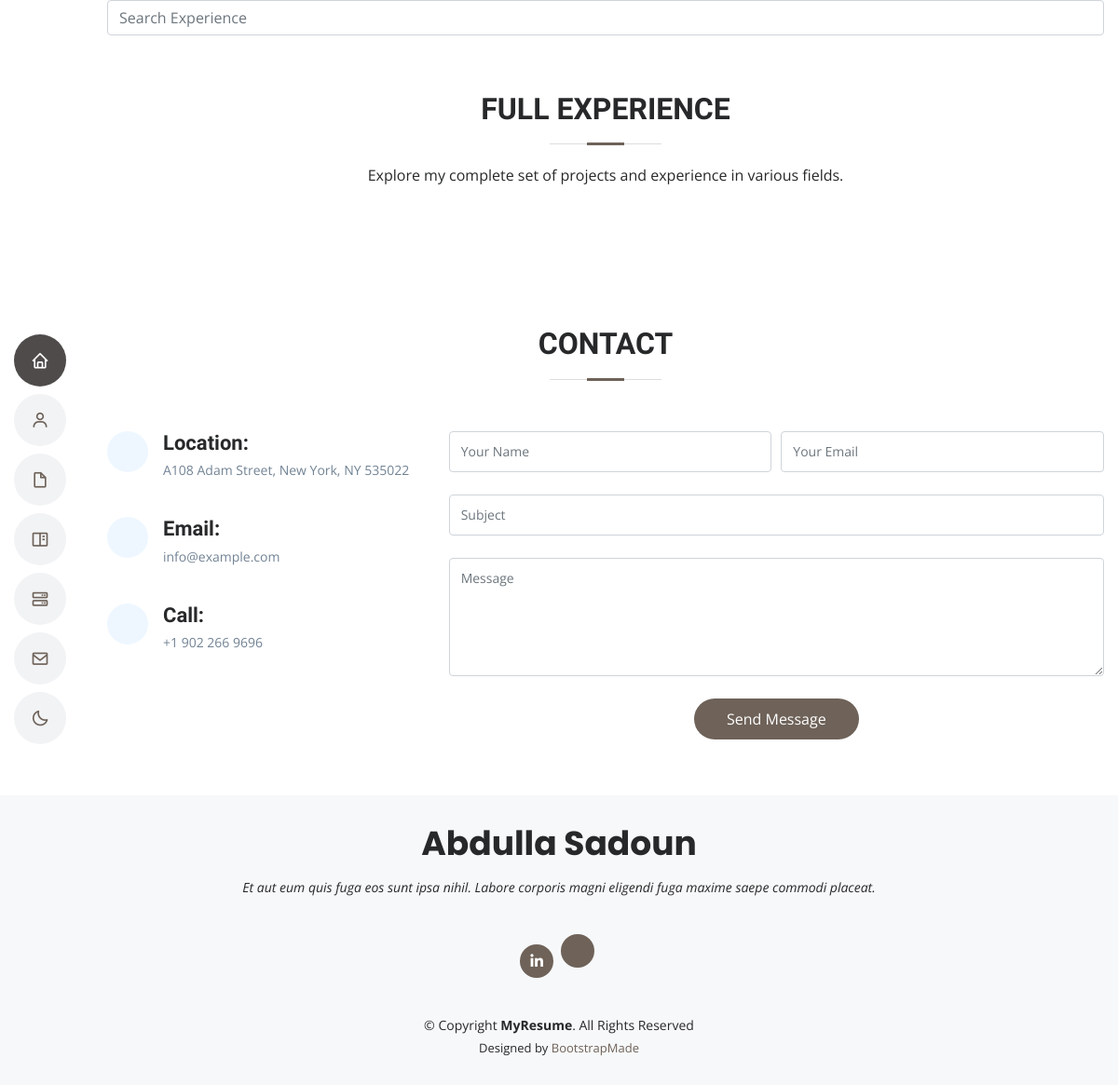
Before: /experience/ with the older database file.
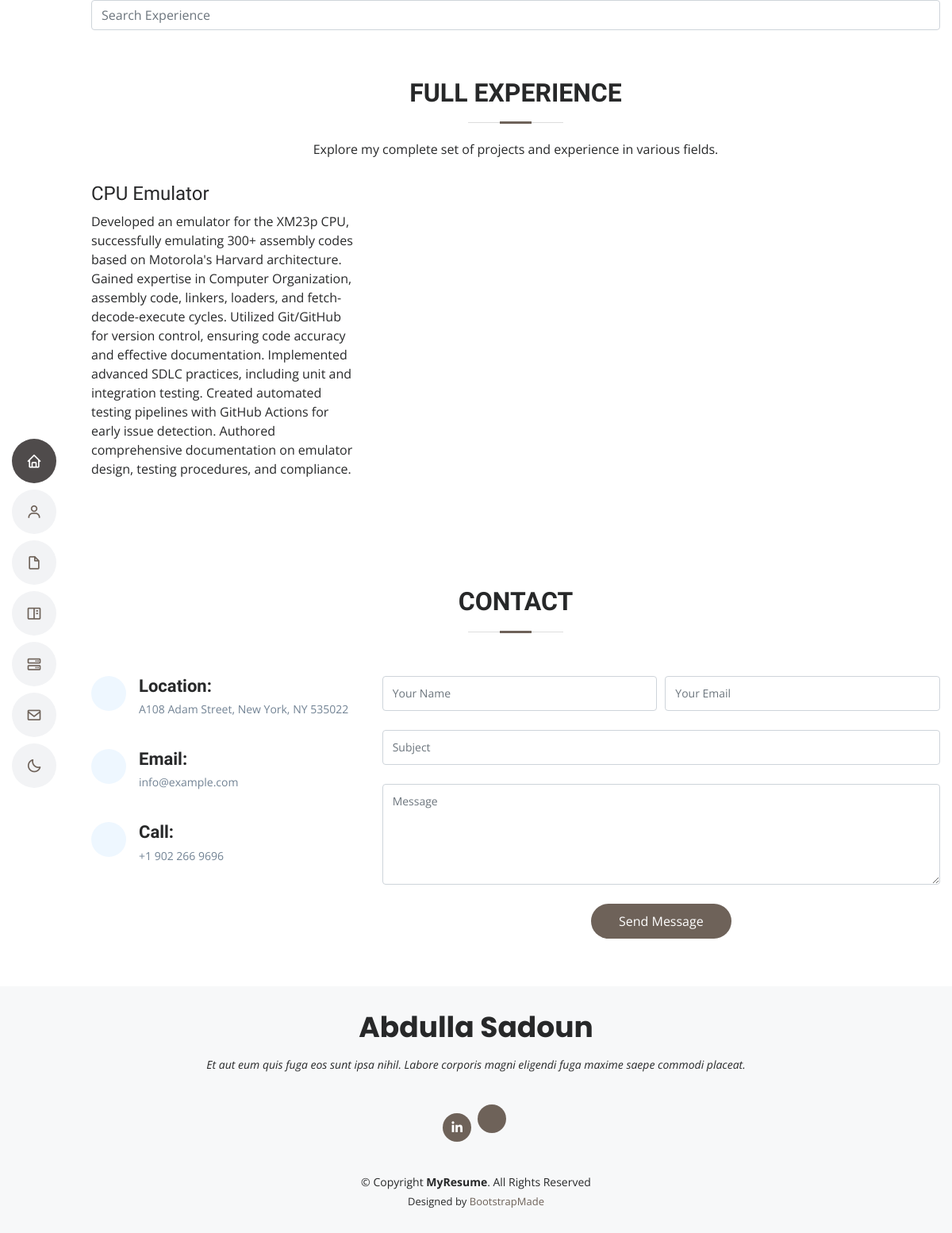
After: the same page with the newer database file.
### home/models.py (models this page shows, shortened)
class Experience(models.Model):
    title = models.CharField(max_length=100)
    description = models.TextField()
    skills = models.ManyToManyField(Skill, related_name='experiences')

### home/views.py (the view)
# urls.py: path('experience/', views.experience_list, name='experience_list'), # new one to display experience_list dynamically
def experience_list(request):
    experiences = Experience.objects.all()  # Fetch all experience entries
    return render(request, 'experience_list.html', {'experiences': experiences}) # Pass experiences

### templates/experience_list.html (shortened to what this page needs)
{% extends "base.html" %}
{% block content %}
  <header class="experience-header">
    <div class="container">
      <input type="text" id="experienceSearch" class="form-control" placeholder="Search Experience">
    </div>
  </header>
  <section id="full-experience" class="full-experience section-bg">
    <div class="container" data-aos="fade-up">
      <div class="section-title">
        <h2>Full Experience</h2>
        <p>Explore my complete set of projects and experience in various fields.</p>
      </div>
      <div class="row experience-grid">
        {% for experience in experiences %}
          <div class="col-lg-4 col-md-6 experience-item">
            <h4>{{ experience.title }}</h4>
            <p>{{ experience.description }}</p>
          </div>
        {% endfor %}
      </div>
    </div>
  </section>
{% endblock %}

### templates/base.html (shortened to what this page needs)
<!DOCTYPE html>
{% load static %}
<html lang="en">
<head>
    <link href="{% static 'assets/vendor/bootstrap/css/bootstrap.min.css' %}" rel="stylesheet">
    <link href="{% static 'assets/vendor/icofont/icofont.min.css' %}" rel="stylesheet">
    <link href="{% static 'assets/vendor/boxicons/css/boxicons.min.css' %}" rel="stylesheet">
    <link href="{% static 'assets/vendor/venobox/venobox.css' %}" rel="stylesheet">
    <link href="{% static 'assets/vendor/owl.carousel/assets/owl.carousel.min.css' %}" rel="stylesheet">
    <link href="{% static 'assets/vendor/aos/aos.css' %}" rel="stylesheet">
    <link href="{% static 'assets/css/style.css' %}" rel="stylesheet">
</head>
<body>
    <header id="header" class="d-flex flex-column justify-content-center">
        <nav class="nav-menu">
            <ul>
                <li class="active"><a href="{% url 'home' %} #hero"><i class="bx bx-home"></i> <span>Home</span></a></li>
                <li><a href="{% url 'home' %} #about"><i class="bx bx-user"></i> <span>About</span></a></li>
                <li><a href="{% url 'home' %} #resume"><i class="bx bx-file-blank"></i> <span>Resume</span></a></li>
                <li><a href="{% url 'home' %} #portfolio"><i class="bx bx-book-content"></i> <span>Portfolio</span></a></li>
                <li><a href="{% url 'home' %} #services"><i class="bx bx-server"></i> <span>Services</span></a></li>
                <li><a href="{% url 'home' %} #contact"><i class="bx bx-envelope"></i> <span>Contact</span></a></li>
                <li><a href="javascript:void(0);" id="darkModeToggle"><i class="bx bx-moon"></i> <span>Dark Mode</span></a></li>
            </ul>
        </nav>
    </header>
    <main id="main">
        {% block content %}
		{% endblock %}
        <section id="contact" class="contact">
            <div class="container" data-aos="fade-up">
                <div class="section-title">
                    <h2>Contact</h2>
                </div>
                <div class="row mt-1">
                    <div class="col-lg-4">
                        <div class="info">
                            <div class="address">
                                <i class="icofont-google-map"></i>
                                <h4>Location:</h4>
                                <p>A108 Adam Street, New York, NY 535022</p>
                            </div>
                            <div class="email">
                                <i class="icofont-envelope"></i>
                                <h4>Email:</h4>
                                <p>info@example.com</p>
                            </div>
                            <div class="phone">
                                <i class="icofont-phone"></i>
                                <h4>Call:</h4>
                                <p>+1 902 266 9696</p>
                            </div>
                        </div>
                    </div>
                    <div class="col-lg-8 mt-5 mt-lg-0">
                        <form action="forms/contact.php" method="post" role="form" class="php-email-form">
                            <div class="form-row">
                                <div class="col-md-6 form-group">
                                    <input type="text" name="name" class="form-control" id="name"
                                        placeholder="Your Name" data-rule="minlen:4"
                                        data-msg="Please enter at least 4 chars" />
                                </div>
                                <div class="col-md-6 form-group">
                                    <input type="email" class="form-control" name="email" id="email"
                                        placeholder="Your Email" data-rule="email"
                                        data-msg="Please enter a valid email" />
                                </div>
                            </div>
                            <div class="form-group">
                                <input type="text" class="form-control" name="subject" id="subject"
                                    placeholder="Subject" data-rule="minlen:4"
                                    data-msg="Please enter at least 8 chars of subject" />
                            </div>
                            <div class="form-group">
                                <textarea class="form-control" name="message" rows="5" data-rule="required"
                                    data-msg="Please write something for us" placeholder="Message"></textarea>
                            </div>
                            <div class="text-center"><button type="submit">Send Message</button></div>
                        </form>
                    </div>
                </div>
            </div>
        </section>
    </main>
    <footer id="footer">
        <div class="container">
            <h3>Abdulla Sadoun</h3>
            <p>Et aut eum quis fuga eos sunt ipsa nihil. Labore corporis magni eligendi fuga maxime saepe commodi
                placeat.</p>
            <div class="social-links">
                <a href="#" class="linkedin"><i class="bx bxl-linkedin"></i></a>
                <a href="#" class="github><i class=" bx bxl-github"></i></a>
            </div>
            <div class="copyright">
                &copy; Copyright <strong><span>MyResume</span></strong>. All Rights Reserved
            </div>
            <div class="credits">
                Designed by <a href="https://bootstrapmade.com/">BootstrapMade</a>
            </div>
        </div>
    </footer>
</body>
</html>

### static/assets/css/style.css (style rules this page uses)
body { font-family: "Open Sans", sans-serif; color: #272829; }
a { color: #6e6259; }
h1, h2, h3, h4, h5, h6 { font-family: "Raleway", sans-serif; }
#header { position: fixed; top: 0; left: 0; bottom: 0; z-index: 9997; transition: all 0.5s; padding: 15px; overflow-y: auto; }
@media (min-width: 992px) { #main { margin-left: 100px; } }
.nav-menu * { margin: 0; padding: 0; list-style: none; }
.nav-menu > ul > li { position: relative; white-space: nowrap; }
.nav-menu a { display: flex; align-items: center; color: a6b0ba; padding: 10px 18px; margin-bottom: 8px; transition: 0.3s; font-size: 15px; border-radius: 50px; background: #f2f3f5; height: 56px; width: 100%; overflow: hidden; transition: 0.3s; }
.nav-menu a i { font-size: 20px; }
@media (min-width: 992px) { .nav-menu a { width: 56px; } }
.nav-menu a:hover, .nav-menu .active > a, .nav-menu li:hover > a { color: #fff; background: #4F4B4B; }
section { padding: 60px 0; overflow: hidden; }
.section-title { text-align: center; padding-bottom: 30px; }
.section-title h2 { font-size: 32px; font-weight: bold; text-transform: uppercase; margin-bottom: 20px; padding-bottom: 20px; position: relative; color: a6b0ba; }
.section-title h2::before { content: ''; position: absolute; display: block; width: 120px; height: 1px; background: #ddd; bottom: 1px; left: calc(50% - 60px); }
.section-title h2::after { content: ''; position: absolute; display: block; width: 40px; height: 3px; background: #6e6259; bottom: 0; left: calc(50% - 20px); }
.section-title p { margin-bottom: 0; }
.contact .info { width: 100%; background: #fff; }
.contact .info i { font-size: 20px; color: #6e6259; float: left; width: 44px; height: 44px; background: #eef7ff; display: flex; justify-content: center; align-items: center; border-radius: 50px; transition: all 0.3s ease-in-out; }
.contact .info h4 { padding: 0 0 0 60px; font-size: 22px; font-weight: 600; margin-bottom: 5px; color: a6b0ba; }
.contact .info p { padding: 0 0 0 60px; margin-bottom: 0; font-size: 14px; color: #728394; }
.contact .info .email, .contact .info .phone { margin-top: 40px; }
.contact .php-email-form { width: 100%; background: #fff; }
.contact .php-email-form .form-group { padding-bottom: 8px; }
.contact .php-email-form input, .contact .php-email-form textarea { border-radius: 4px; box-shadow: none; font-size: 14px; }
.contact .php-email-form input { height: 44px; }
.contact .php-email-form textarea { padding: 10px 12px; }
.contact .php-email-form button[type="submit"] { background: #6e6259; border: 0; padding: 10px 35px; color: #fff; transition: 0.4s; border-radius: 50px; }
#footer { background: #f7f8f9; color: a6b0ba; font-size: 14px; text-align: center; padding: 30px 0; }
#footer h3 { font-size: 36px; font-weight: 700; position: relative; font-family: "Poppins", sans-serif; padding: 0; margin: 0 0 15px 0; }
#footer p { font-size: 15; font-style: italic; padding: 0; margin: 0 0 40px 0; }
#footer .social-links { margin: 0 0 40px 0; }
#footer .social-links a { font-size: 18px; display: inline-block; background: #6e6259; color: #fff; line-height: 1; padding: 8px 0; margin-right: 4px; border-radius: 50%; text-align: center; width: 36px; height: 36px; transition: 0.3s; }
#footer .copyright { margin: 0 0 5px 0; }
#footer .credits { font-size: 13px; }

Changed rows visible on the page:
added Experience: title "CPU Emulator", description "Developed an emulator for the XM23p CPU, successfully emulating 300+ assembly codes based on Motorola's Harvard architecture. Gained expertise in Computer Organization, assembly code, linkers, loaders, and fetch-decode-execute cycles. Utilized Git/GitHub for version control, ensuring code accuracy and effective documentation. Implemented advanced SDLC practices, including unit and integration testing. Created automated testing pipelines with GitHub Actions for early issue detection. Authored comprehensive documentation on emulator design, testing procedures, and compliance."
